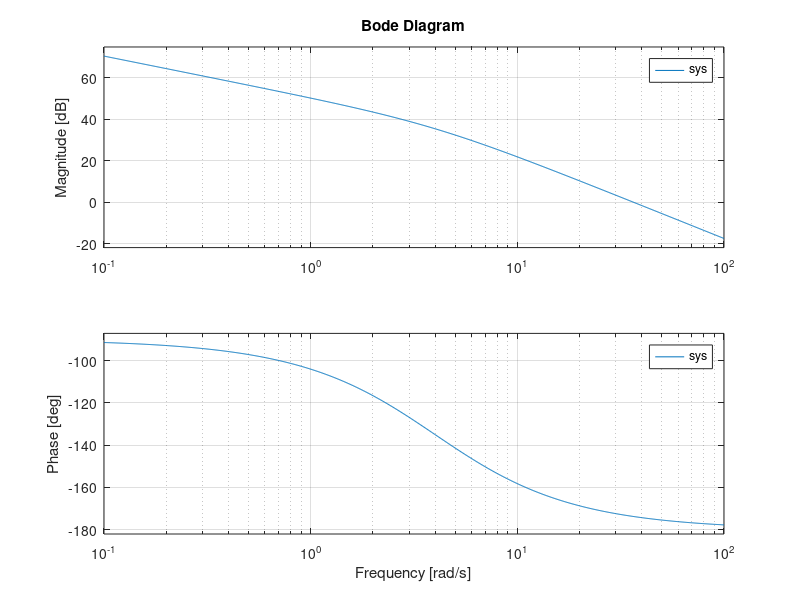
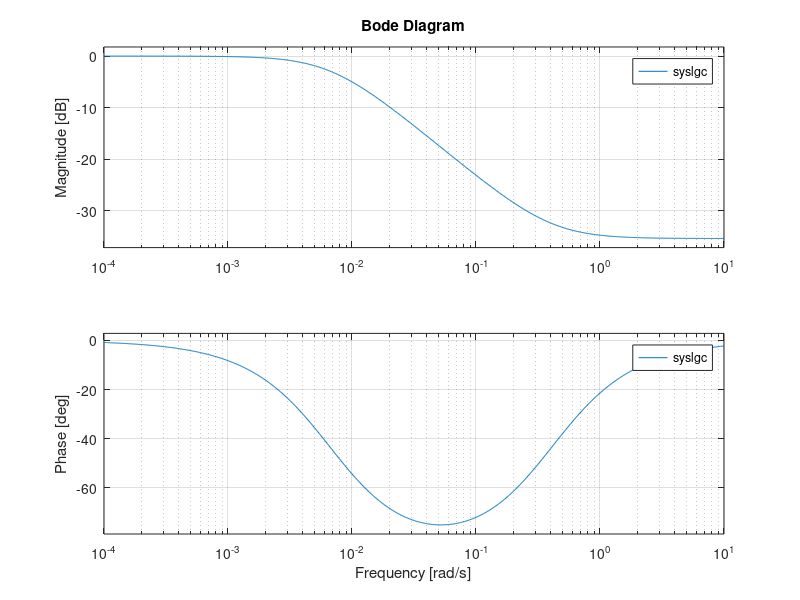
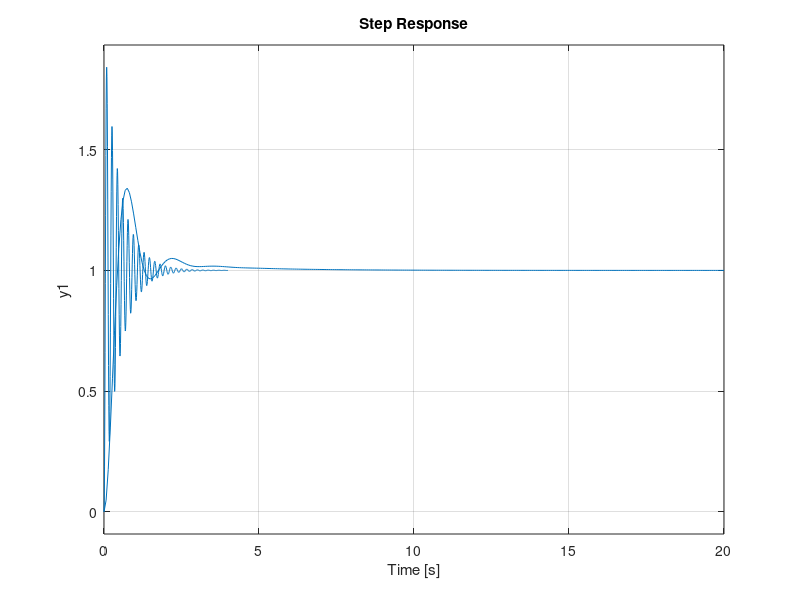

These charts were generated, in order, by the following MATLAB code:
%Lag Compensator Design
%plot the forward path Bode plot
num=1334;den=[1 4 0];
sys=tf(num,den);
figure(1)
bode(sys)
grid on
%plot the Lead Compensator Bode plot
beta=58.8844;tau2=1/0.4;
numlgc=[tau2 1];denlgc=[beta*tau2 1];
syslgc=tf(numlgc,denlgc);
figure(2)
bode(syslgc)
grid on
%plot the uncompenstaed closed loop step response 
% versus the compensated closed loop step response
numol=1334;denol=[1 4 1334];
sysol=tf(numol,denol);
figure(3)
step(sysol)
hold on
numcl=1334*numlgc;
dencl=conv(denlgc,[1 4 0]);
syscl=tf(numcl,[0 0 numcl]+dencl);
step(syscl)
grid on
